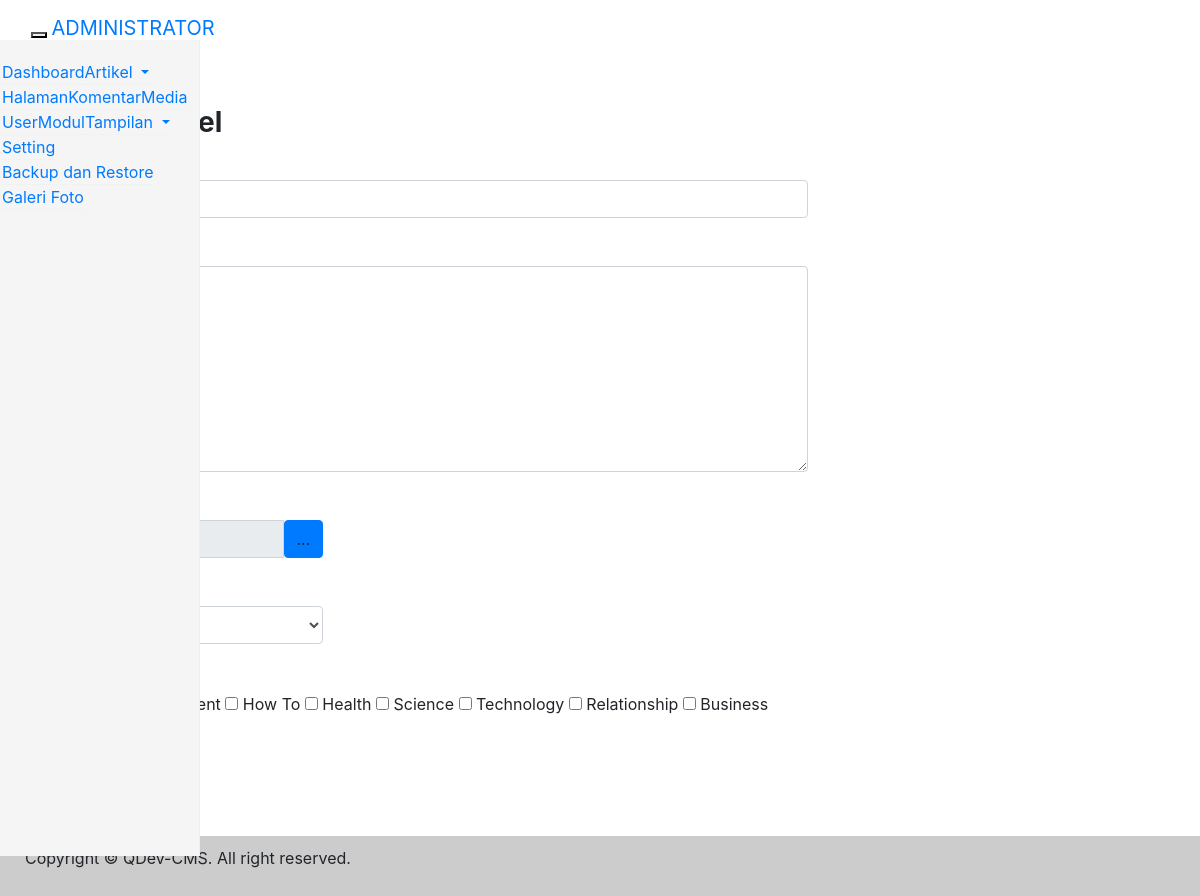
Screenshot of /admin/index.php?content=artikel&show=form (signed in) with the database file from the repository.
### tables this page shows
CREATE TABLE `modul` (
  `id_modul` int(5) NOT NULL,
  `judul` varchar(50) NOT NULL,
  `folder` varchar(50) NOT NULL,
  `menu` enum('N','Y') NOT NULL,
  `konten` enum('N','Y') NOT NULL,
  `widget` enum('N','Y') NOT NULL,
  `aktif` enum('Y','N') NOT NULL
);

CREATE TABLE `kategori` (
  `id_kategori` int(5) NOT NULL,
  `kategori` varchar(50) NOT NULL,
  `kategori_seo` varchar(100) NOT NULL
);

### library/function_form.php (the view, shortened to what this page needs)
<?php
function buka_form($link, $id, $aksi){
	echo'<form method="post" action="'.$link.'&show=action" class="form-horizontal" enctype="multipart/form-data">
			<input type="hidden" name="id" value="'.$id.'">
			<input type="hidden" name="aksi" value="'.$aksi.'">';
}
function buat_textbox($label, $nama, $nilai, $lebar='4', $tipe="text"){
	echo'<div class="form-group" id="'.$nama.'">
			<label for="'.$nama.'" class="col-sm-2 control-label">'.$label.'</label>
			<div class="col-sm-'.$lebar.'">
			  <input type="'.$tipe.'" class="form-control" name="'.$nama.'" value="'.$nilai.'">
			</div>
		 </div>';
}
function buat_textarea($label, $nama, $nilai, $class=''){
	echo'<div class="form-group" id="'.$nama.'">
			<label for="'.$nama.'" class="col-sm-2 control-label">'.$label.'</label>
			<div class="col-sm-10">
			  <textarea class="form-control '.$class.'" rows="8" name="'.$nama.'">'.$nilai.'</textarea>
			</div>
		 </div>';
}
function buat_combobox($label, $nama, $list, $nilai, $lebar='4'){
	echo'<div class="form-group" id="'.$nama.'">
			<label for="'.$nama.'" class="col-sm-2 control-label">'.$label.'</label>
			<div class="col-sm-'.$lebar.'">
			  <select class="form-control" name="'.$nama.'">';
	echo'	  </select>
			</div>
		 </div>';
}
function buat_checkbox($label, $nama, $list){
	echo'<div class="form-group" id="'.$nama.'">
			<label class="col-sm-2 control-label">'.$label.'</label>
			<div class="col-sm-10">';
		foreach($list as $ls){
			echo' <input type="checkbox" name="'.$nama.'[]" value="'.$ls['val'].'" '.$ls['check'].'> '.$ls['cap'];
		}
	echo'	</div>
		</div>';
}
function buat_imagepicker($label, $nama, $nilai, $lebar='4'){
?>
<?php
	echo'<div class="form-group imagepicker">
			<label for="'.$nama.'" class="col-sm-2 control-label">'.$label.'</label>
			<div class="col-sm-'.$lebar.'">
			<div class="tampil-'.$nama.'">';
	echo'	</div>
			<div class="input-group">
			  <input type="text" class="form-control input-'.$nama.'" id="'.$nama.'" name="'.$nama.'" value="'.$nilai.'" readonly>
			  <a data-toggle="modal" data-target="#modal-'.$nama.'" class="input-group-addon btn btn-primary pilih-'.$nama.'">...</a>
			</div>
			</div>
			<div class="modal fade" id="modal-'.$nama.'" tabindex="-1" role="dialog" aria-labelledby="myModalLabel" aria-hidden="true">
				<div class="modal-dialog modal-lg">
					<div class="modal-content">
						<div class="modal-header">
							<button type="button" class="close" data-dismiss="modal" aria-label="Close"><span aria-hidden="true">&times;</span></button>
							<h4 class="modal-title" id="myModalLabel">File Manager</h4>
						</div>
						<div class="modal-body">
							<iframe src="../plugin/filemanager/dialog.php?type=1&field_id='.$nama.'&relative_url=1" width="100%" height="400" style="border: 0"></iframe>
						</div>
					</div>
				</div>
			</div>
		 </div>';
}
function tutup_form($link){
	echo'<div class="form-group">
			<div class="col-sm-offset-2 col-sm-10">
				<button type="submit" class="btn btn-primary">
					<i class="glyphicon glyphicon-floppy-disk"></i> Simpan
				</button>
				<a class="btn btn-warning" href="'.$link.'">
					<i class="glyphicon glyphicon-arrow-left"></i> Batal
				</a>
			</div>
		</div>
	</form>';
}
?>

### admin/sidebar.php (shortened to what this page needs)
<ul class="nav">
<?php
	$query = $mysqli->query("SELECT * FROM modul WHERE menu='Y' AND aktif='Y'");
	while($data = $query->fetch_array()){
		if(file_exists("../module/$data[folder]/menu.php")){
			include "../module/$data[folder]/menu.php";
		}
	}
?>
</ul>

### library/function_menu.php (shortened to what this page needs)
<?php
function buat_menu($link, $ikon, $judul,  $leveluser=array("admin")){
	foreach($leveluser as $level){
		if($_SESSION['leveluser']==$level) echo'<li><a href="?content='.$link.'"><i class="glyphicon glyphicon-'.$ikon.'"></i> '.$judul.'</a></li>';
	}
}
function buka_dropdown($ikon, $judul, $leveluser=array("admin")){
	foreach($leveluser as $level){
		if($_SESSION['leveluser']==$level)
			echo'<li class="dropdown"><a class="dropdown-toggle" data-toggle="dropdown" href="#">
			<i class="glyphicon glyphicon-'.$ikon.'"></i> '.$judul.' <b class="caret"></b></a>
			<ul class="dropdown-menu">';
	}
}
function tutup_dropdown($leveluser=array("admin")){
	foreach($leveluser as $level){
		if($_SESSION['leveluser']==$level) echo'</ul></li>';
	}
}
?>

### admin/content.php (shortened to what this page needs)
<?php
$content = isset($_GET['content']) ? $_GET['content'] : 'dashboard';
$kosong = true;
$page = array('dashboard', 'artikel', 'kategori', 'tag', 'halaman', 'komentar', 'media', 'modul', 'template', 'menu', 'widget', 'layout', 'user', 'setting', 'backuprestore');
foreach($page as $pg){
	if($content == $pg and $kosong){
		include 'content/'.$pg.'.php';
		$kosong = false;
	}
}
?>

### admin/css/style.css (style rules this page uses)
.sidebar li { border-bottom: 1px dotted #eee; }

### rows the page displays
modul: judul "Galeri Foto"
kategori: kategori "How To"
kategori: kategori "Health"
kategori: kategori "Science"
kategori: kategori "Technology"
kategori: kategori "Relationship"
kategori: kategori "Business"

### other values shown
$judul "Dashboard"
$judul "Artikel"
$judul "Halaman"
$judul "Komentar"
$judul "Media"
$judul "User"
$judul "Modul"
$judul "Tampilan"
$judul "Setting"
$judul "Backup dan Restore"
